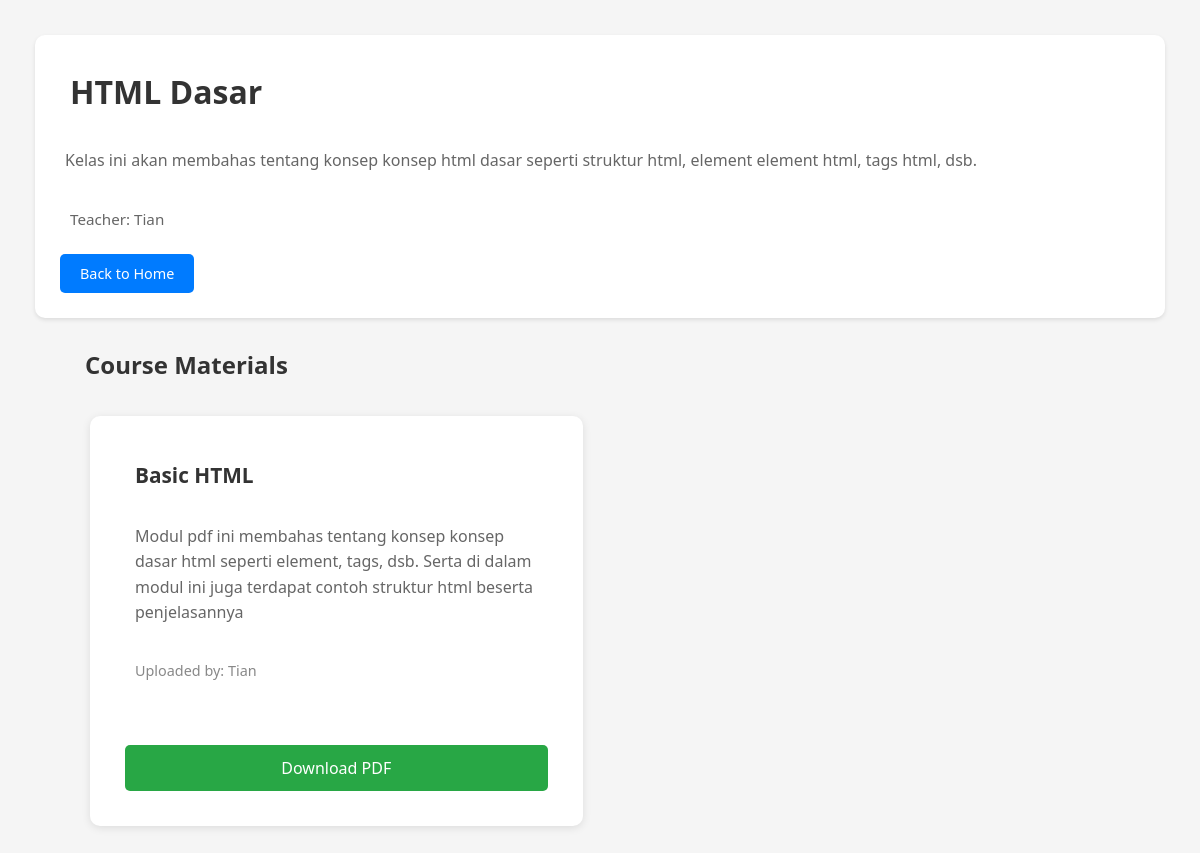
Page /course/3/ (signed in) on the committed database.
### main/models.py (models this page shows, shortened)
class Course(models.Model):
    name = models.CharField(max_length=200)
    description = models.TextField()
    teacher = models.ForeignKey(
        User,
        on_delete=models.CASCADE,
        related_name='courses_taught',
        limit_choices_to={'role': User.Role.TEACHER}
    )
    students = models.ManyToManyField(
        User,
        related_name='courses_enrolled',
        blank=True,
        limit_choices_to={'role': User.Role.STUDENT}
    )

class User(AbstractUser):
    class Role(models.TextChoices):
        STUDENT = "STUDENT", "Student"
        TEACHER = "TEACHER", "Teacher"
        ADMIN = "ADMIN", "Admin"
    username = None
    email = models.EmailField(unique=True)
    password = models.CharField(max_length=128, null=False, blank=False)
    full_name = models.CharField(max_length=200)
    nim = models.CharField(max_length=20, unique=True, null=True, blank=True)
    role = models.CharField(max_length=20, choices=Role.choices, default=Role.STUDENT)
    USERNAME_FIELD = 'email'
    REQUIRED_FIELDS = ['full_name']
    objects = CustomUserManager()

class PDFModule(models.Model):
    title = models.CharField(max_length=200)
    description = models.TextField()
    file = models.FileField(upload_to='course_pdfs/')
    course = models.ForeignKey(Course, on_delete=models.CASCADE, related_name='pdf_modules')
    uploaded_by = models.ForeignKey(
        User,
        on_delete=models.CASCADE,
        related_name='pdfs_created',
        limit_choices_to={'role': User.Role.TEACHER}
    )

### main/views.py (the view)
# urls.py: path('course/<int:course_id>/', course_detail, name='course_detail'),
@login_required
def course_detail(request, course_id):
    course = get_object_or_404(Course, id=course_id)
    if request.user.role == User.Role.STUDENT:
        if request.user not in course.students.all():
            return HttpResponse("You are not enrolled in this course", status=403)
    elif request.user.role == User.Role.TEACHER:
        if course.teacher != request.user:
            return HttpResponse("You are not the teacher of this course", status=403)
    pdf_modules = PDFModule.objects.filter(course=course)
    return render(request, 'classpage.html', {
        'course': course,
        'pdf_modules': pdf_modules
    })

### main/templates/classpage.html (shortened to what this page needs)
<!DOCTYPE html>
<html lang="en">
<head>
    {% load static %}
    <link rel="stylesheet" href="{% static 'css/classpage.css' %}">
</head>
<body>
    <header>
        <h1>{{ course.name }}</h1>
        <p class="description">{{ course.description }}</p>
        {% if request.user.role == 'STUDENT' %}
            <p class="teacher-name">Teacher: {{ course.teacher.full_name }}</p>
        {% elif request.user.role == 'TEACHER' %}
            <p class="student-count">Students Enrolled: {{ course.students.count }}</p>
        {% endif %}
        <a href="{% url 'home' %}" class="btn-back">Back to Home</a>
    </header>
    <div class="content">
        <h2>Course Materials</h2>
        {% if pdf_modules %}
            <div class="pdf-list">
                {% for pdf in pdf_modules %}
                    <div class="pdf-card">
                        <div class="pdf-info">
                            <h3>{{ pdf.title }}</h3>
                            <p class="pdf-description">{{ pdf.description }}</p>
                            <p class="uploaded-info">
                                Uploaded by: {{ pdf.uploaded_by.full_name }}
                            </p>
                        </div>
                        <div class="pdf-actions">
                            <a href="{% url 'download_pdf' pdf.id %}" class="btn-download">
                                Download PDF
                            </a>
                        </div>
                    </div>
                {% endfor %}
            </div>
        {% endif %}
    </div>
</body>
</html>

### main/static/css/classpage.css (style rules this page uses)
* { margin: 5px; padding: 10px; box-sizing: border-box; }
body { font-family: 'Segoe UI', Tahoma, Geneva, Verdana, sans-serif; background: #f5f5f5; }
header { background: white; padding: 20px; box-shadow: 0 2px 4px rgba(0,0,0,0.1); border-radius: 10px; margin-bottom: 20px; }
header h1 { color: #333; font-size: 2em; margin-bottom: 15px; }
.description { color: #666; margin: 15px 0; line-height: 1.6; font-size: 1em; }
.teacher-name, .student-count { color: #666; font-weight: 500; margin-top: 10px; font-size: 0.95em; }
.btn-back { display: inline-block; margin-top: 10px; padding: 10px 20px; background: #007bff; color: white; text-decoration: none; border-radius: 5px; font-size: 0.9em; font-weight: 500; transition: background 0.3s; }
.content { max-width: 1200px; margin: 0 auto; padding: 0 40px 40px 40px; }
.content h2 { color: #333; margin-bottom: 10px; font-size: 1.5em; }
.pdf-list { display: grid; grid-template-columns: repeat(auto-fill, minmax(350px, 1fr)); gap: 25px; }
.pdf-card { background: white; border-radius: 10px; padding: 15px; box-shadow: 0 2px 8px rgba(0,0,0,0.1); transition: all 0.3s ease; display: flex; flex-direction: column; }
.pdf-info { flex-grow: 1; margin-bottom: 20px; }
.pdf-info h3 { color: #333; margin-bottom: 15px; font-size: 1.3em; display: flex; align-items: center; gap: 8px; }
.pdf-description { color: #666; line-height: 1.6; margin-bottom: 15px; }
.uploaded-info { color: #888; font-size: 0.9em; margin-top: 10px; }
.pdf-actions { display: flex; gap: 5px; flex-direction: column; }
.btn-download, .btn-view { padding: 12px 20px; text-decoration: none; border-radius: 5px; font-weight: 500; transition: all 0.3s; text-align: center; display: inline-block; }
.btn-download { background: #28a745; color: white; }

### rows in the picture
Course: name "HTML Dasar", description "Kelas ini akan membahas tentang konsep konsep html dasar seperti struktur html, element element html, tags html, dsb.", teacher.full_name "Tian"
PDFModule: title "Basic HTML", description "Modul pdf ini membahas tentang konsep konsep dasar html seperti element, tags, dsb. Serta di dalam modul ini juga terdapat contoh struktur html beserta penjelasannya", uploaded_by.full_name "Tian"
